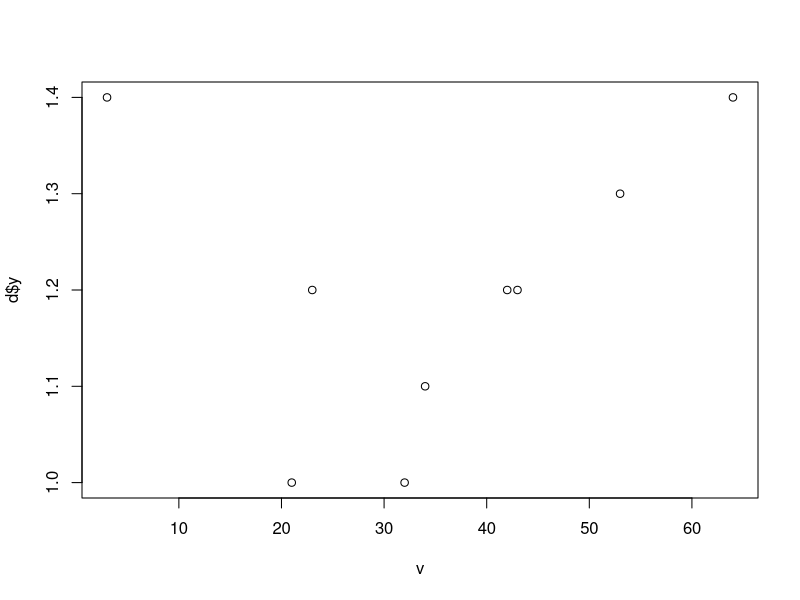
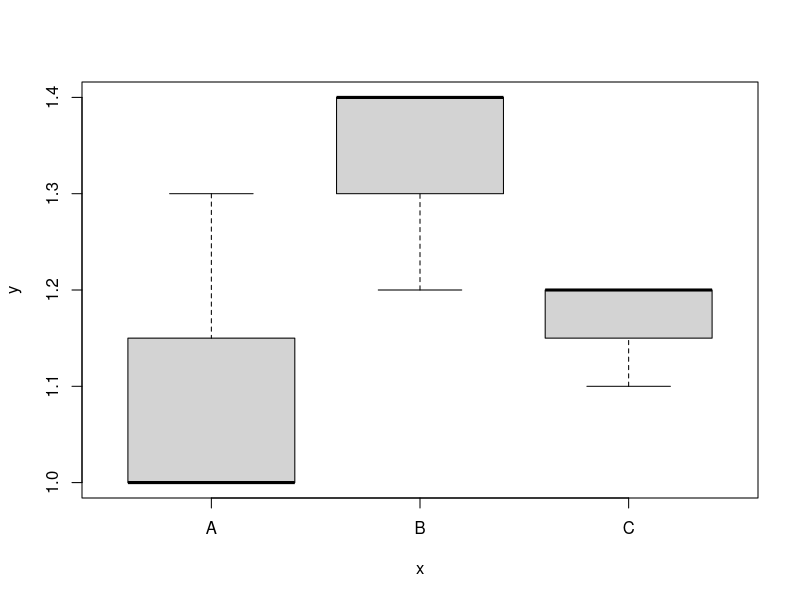
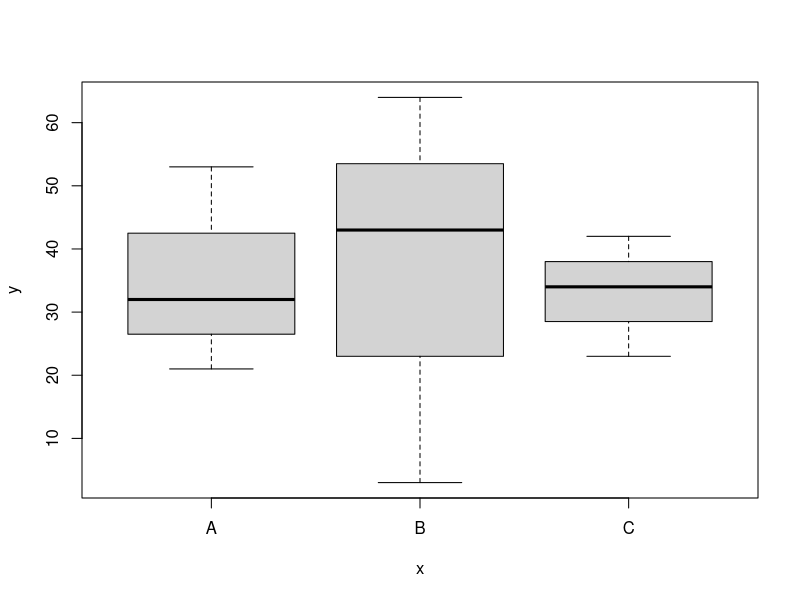

The R source for these figures, in order: (Note: this script raises an error after producing the figures.)
## ---- chunk 1
 x <- 432/152
 n <- "A" 
 v <- c(21,32,3,42,53,43,64,23,34)
 s <- "Carcinus maenas"
 f <- as.factor(c("A", "A", "B", "C", "A", "B", "B", "C", "C"))
 m <- matrix(sample(1:25,25), nrow = 5)
 d <- data.frame(x = f, y = c(1,1,1.4,1.2,1.3,1.2,1.4,1.2,1.1))
 l <- list(x,n,v,s,f,d,m)
 b <- TRUE
## ---- chunk 2
mean(v)       # returns the mean of the values  
runif(12)     # returns random numbers from uniform distribution between 0 and 1
sample(1:100, 12)   # samples 12 values from the vector given in the first argument
rep(c("A","B","C"), each = 10)  # repeats each of the values in the vector ten times
cor(v, d$y, method = "pearson")   # returns pearson correlation of the two vectors
t.test(v, d$y)  # runs a t.test to compare the two vectors

# some functions have a very different syntax
1:5           # returns a sequence of integer numbers
2 + 2 == 5    # logical operators `==` and `!=` are functions

# plot functions don't return an output to the console, but they open a plot window.
plot(v, d$y)  
plot(d)
plot(f, v)
## ---- chunk 3
add_one_to <- function(x) x+1
a <- c(0.23,0.53,0.42,0.75,0.26)

add_one_to(a)

## ---- chunk 4
knitr::kable(head(read.csv("d1.csv")))
## ---- chunk 5
  setwd("C:/Users/flschneider/Documents/projects/R/r_basics")
  d0 <- read.csv("d0.csv")
  d1 <- read.csv("d1.csv")
  d2 <- read.csv("d2.csv")
## ---- chunk 6
str(d1)  # returns the type of data for each column of the table 
head(d1) # returns the first 6 rows of a dataframe by default
## ---- chunk 7
  attach(d1)
  head(exp1)
## ---- chunk 8
  response <- d1$resp
  explanatory1 <- d1[,"exp1"]  # an alternative way of extracting data
  head(resp)
## ---- chunk 9
  plot(resp ~ exp1, data = d1)
## ---- chunk 10
  s1 <- subset(d1, exp1 == "ae") 
  s2 <- subset(d1, exp2 %in% c("A","B","D"))
## ---- chunk 11
  s1 <- d1[d1$exp1 == "ae",] 
  s2 <- d1[d1$exp2 %in% c("A","B","D"), ]
  s3 <- d2[d2$exp1 > median(d2$exp1), ]
## ---- chunk 12
  s1 <- d1[d1$exp2 %in% c("A","B","D"), c("exp1","resp")]
  head(s1)
  s2 <- d1[d1$exp2 %in% c("C"), c("exp1","resp")]
  head(s2)
## ---- chunk 13
model <- aov(resp ~ exp1 , data = d1) 
summary(model)
## ---- chunk 14
TukeyHSD(model)
## ---- chunk 15
model <- lm(resp ~ exp1 , data = d2) 
summary(model)
## ---- chunk 16
anova(model)
## ---- chunk 17
  plot(resp ~ exp1, d1) # with a factorial variable 'resp'
  plot(resp ~ exp1, d2) # with a continuous variable 'resp'
## ---- chunk 18
  hist(d1$resp) 
  barplot(c(2.5,3.2,2.3,4.4) )
## ---- chunk 19
 plot(resp ~ exp1, d2)  # creates the plot
 model <- lm(resp ~ exp1, d2)
 abline(model) # adds the linear model fit
 text(-4.5, 130, "(a)") # adds a label for the panel
 text(5,86, 
      paste0("y = ", round(model$coefficients[1], 2), 
          " + ", round(model$coefficients[2], 2), "x" )
      )  # adds the model equation
 points(resp ~ exp1, 
        data = subset(d2, cof1 == "a"), 
        col = "red", pch = 20) # highlights a part of the data
## ---- chunk 20
par(mfrow = c(1,2)) # creates a plot with two panels
plot(resp ~ exp1, d2)
par(bty = "n",        # disable box around plot
    mar = c(6,4,6,0)  # set plot margins
    )
plot(resp ~ exp1, d2, 
     las = 1,                 # makes axis labels horizontal
     ylim = c(0, 150), xlim = c(-4,7),  # sets axis limits
     ylab = "number of individuals", 
       xlab = "super duper index (SDI)",  # set axis labels
     yaxp = c(0,150,3), xaxp = c(-3,6,3), # sets axis marks
     pch = 20, cex = 0.3     # sets point style and size
     )
## ---- chunk 21
par(mfrow = c(1,3), las = 1, mar = c(4,6,1,1), las = 1, bty = "n")

plot(response ~ explanatory, d0, 
      xlim = c(16,18), ylim = c(0.282, 0.29), # sets axis limits
     ylab = "value", 
       xlab = "Temperature (°C)",  # set axis labels
     pch = 20, cex = 0.3     # sets point style and size
     )

mtext("a)",  adj = 0)
abline(lm(response ~ explanatory, d0))

plot(resp ~ exp1, d2, 
     ylim = c(0, 150), xlim = c(-4,7),  # sets axis limits
     ylab = "number of individuals", 
       xlab = "super duper index (SDI)",  # set axis labels
     yaxp = c(0,150,3), xaxp = c(-3,6,3), # sets axis marks
     pch = 20, cex = 0.3     # sets point style and size
     )
mtext("b)", adj = 0)
abline(lm(resp ~ exp1, d2))

plot(resp ~ exp1, d1, 
     ylim = c(0, 15),
     xlab = "treatment", ylab = "number of individuals"
     )
mtext("c)",  adj = 0)

## ---- chunk 22
png("d0.png", width = 900, height = 600, res = 144) 
plot(response ~ explanatory, d0)
dev.off()
## ---- chunk 23
pdf("d0.pdf", width = 9, height = 6) 
plot(response ~ explanatory, d0)
dev.off()
## ---- chunk 24
library("ggplot2")
